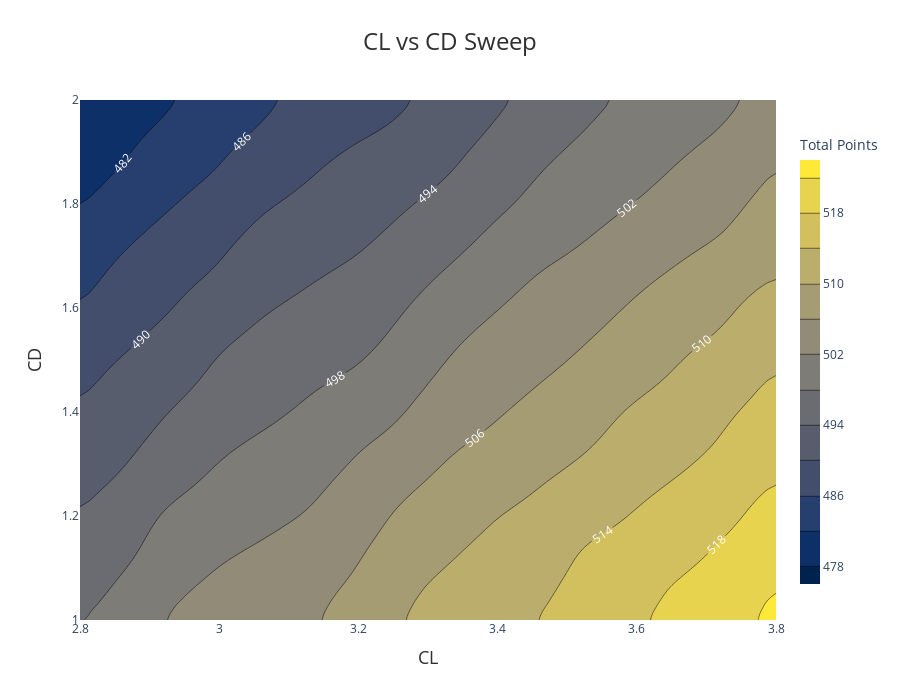

Source (notebook cell):
### Markdown cell above
For 2-parameter sweep results, we have a choice between two types of graphs to represent the data. Call either .plot_contour() or .plot_surface(). Again, the target variable is by default total points, but can be controlled by passing an argument like z_var="endurance_pts".

### Code cell
aero_results.plot_contour(
    x_label="CL", y_label="CD", z_label="Total Points", title="CL vs CD Sweep"
)

### Figure 1 — Plotly figure (JSON) as saved in the notebook; plotly's stock layout.template omitted (floating-point values rounded to 4 significant figures; data arrays with more than 128 entries replaced by an {"elided": "..."} marker saying what was removed)
{"data": [{"colorbar": {"len": 0.9, "thickness": 20, "tickfont": {"size": 12}, "tickformat": ".0f", "title": {"font": {"size": 14}, "text": "Total Points"}}, "colorscale": [[0, "#00224e"], [0.1111, "#123570"], [0.2222, "#3b496c"], [0.3333, "#575d6d"], [0.4444, "#707173"], [0.5556, "#8a8678"], [0.6667, "#a59c74"], [0.7778, "#c3b369"], [0.8889, "#e1cc55"], [1, "#fee838"]], "contours": {"end": 522, "labelfont": {"color": "white", "size": 12}, "labelformat": ".0f", "showlabels": true, "size": 4, "start": 478}, "hovertemplate": "aero.cl: %{x:.2f}<br>aero.cd: %{y:.2f}<br>Total Points: %{z:.2f}<extra></extra>", "type": "contour", "x": [2.8, 2.813, 2.825, 2.838, 2.851, 2.863, 2.876, 2.889, 2.901, 2.914, 2.927, 2.939, 2.952, 2.965, 2.977, 2.99, 3.003, 3.015, 3.028, 3.041, 3.053, 3.066, 3.078, 3.091, 3.104, 3.116, 3.129, 3.142, 3.154, 3.167, 3.18, 3.192, 3.205, 3.218, 3.23, 3.243, 3.256, 3.268, 3.281, 3.294, 3.306, 3.319, 3.332, 3.344, 3.357, 3.37, 3.382, 3.395, 3.408, 3.42, 3.433, 3.446, 3.458, 3.471, 3.484, 3.496, 3.509, 3.522, 3.534, 3.547, 3.559, 3.572, 3.585, 3.597, 3.61, 3.623, 3.635, 3.648, 3.661, 3.673, 3.686, 3.699, 3.711, 3.724, 3.737, 3.749, 3.762, 3.775, 3.787, 3.8], "y": [1.0, 1.013, 1.025, 1.038, 1.051, 1.063, 1.076, 1.089, 1.101, 1.114, 1.127, 1.139, 1.152, 1.165, 1.177, 1.19, 1.203, 1.215, 1.228, 1.241, 1.253, 1.266, 1.278, 1.291, 1.304, 1.316, 1.329, 1.342, 1.354, 1.367, 1.38, 1.392, 1.405, 1.418, 1.43, 1.443, 1.456, 1.468, 1.481, 1.494, 1.506, 1.519, 1.532, 1.544, 1.557, 1.57, 1.582, 1.595, 1.608, 1.62, 1.633, 1.646, 1.658, 1.671, 1.684, 1.696, 1.709, 1.722, 1.734, 1.747, 1.759, 1.772, 1.785, 1.797, 1.81, 1.823, 1.835, 1.848, 1.861, 1.873, 1.886, 1.899, 1.911, 1.924, 1.937, 1.949, 1.962, 1.975, 1.987, 2.0], "z": {"elided": "80x80 float values"}}], "layout": {"height": 700, "margin": {"b": 80, "l": 80, "r": 80, "t": 100}, "plot_bgcolor": "rgba(240, 240, 240, 0.8)", "title": {"font": {"color": "#303030", "size": 24}, "text": "CL vs CD Sweep", "x": 0.5, "xanchor": "center"}, "width": 900, "xaxis": {"title": {"font": {"color": "#303030", "size": 18}, "text": "CL"}}, "yaxis": {"title": {"font": {"color": "#303030", "size": 18}, "text": "CD"}}}}
